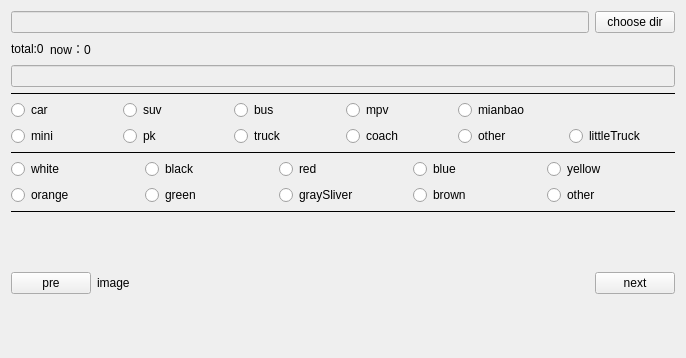
<?xml version="1.0" encoding="UTF-8"?>
<ui version="4.0">
 <class>Widget</class>
 <widget class="QWidget" name="Widget">
  <property name="geometry">
   <rect>
    <x>0</x>
    <y>0</y>
    <width>686</width>
    <height>358</height>
   </rect>
  </property>
  <property name="windowTitle">
   <string>Widget</string>
  </property>
  <layout class="QVBoxLayout" name="verticalLayout_3">
   <item>
    <layout class="QHBoxLayout" name="horizontalLayout">
     <item>
      <widget class="QLineEdit" name="leDirName">
       <property name="enabled">
        <bool>false</bool>
       </property>
      </widget>
     </item>
     <item>
      <widget class="QPushButton" name="pbChooseDir">
       <property name="text">
        <string>choose dir</string>
       </property>
      </widget>
     </item>
    </layout>
   </item>
   <item>
    <layout class="QHBoxLayout" name="horizontalLayout_2">
     <item>
      <widget class="QLabel" name="label_total">
       <property name="text">
        <string>total:0</string>
       </property>
      </widget>
     </item>
     <item>
      <widget class="QLabel" name="label_now">
       <property name="text">
        <string>now：0</string>
       </property>
      </widget>
     </item>
     <item>
      <spacer name="horizontalSpacer">
       <property name="orientation">
        <enum>Qt::Horizontal</enum>
       </property>
       <property name="sizeHint" stdset="0">
        <size>
         <width>40</width>
         <height>20</height>
        </size>
       </property>
      </spacer>
     </item>
    </layout>
   </item>
   <item>
    <widget class="QLineEdit" name="leFileName">
     <property name="enabled">
      <bool>false</bool>
     </property>
    </widget>
   </item>
   <item>
    <widget class="QLabel" name="label_2">
     <property name="maximumSize">
      <size>
       <width>16777215</width>
       <height>1</height>
      </size>
     </property>
     <property name="styleSheet">
      <string notr="true">background:black</string>
     </property>
     <property name="text">
      <string/>
     </property>
    </widget>
   </item>
   <item>
    <layout class="QGridLayout" name="gridLayout_2">
     <item row="0" column="4">
      <widget class="QRadioButton" name="radioButton_4">
       <property name="text">
        <string>mianbao</string>
       </property>
      </widget>
     </item>
     <item row="1" column="3">
      <widget class="QRadioButton" name="radioButton_8">
       <property name="text">
        <string>coach</string>
       </property>
      </widget>
     </item>
     <item row="1" column="1">
      <widget class="QRadioButton" name="radioButton_6">
       <property name="text">
        <string>pk</string>
       </property>
      </widget>
     </item>
     <item row="1" column="0">
      <widget class="QRadioButton" name="radioButton_5">
       <property name="text">
        <string>mini</string>
       </property>
      </widget>
     </item>
     <item row="1" column="2">
      <widget class="QRadioButton" name="radioButton_7">
       <property name="text">
        <string>truck</string>
       </property>
      </widget>
     </item>
     <item row="1" column="4">
      <widget class="QRadioButton" name="radioButton_9">
       <property name="text">
        <string>other</string>
       </property>
      </widget>
     </item>
     <item row="0" column="2">
      <widget class="QRadioButton" name="radioButton_2">
       <property name="text">
        <string>bus</string>
       </property>
      </widget>
     </item>
     <item row="0" column="3">
      <widget class="QRadioButton" name="radioButton_3">
       <property name="text">
        <string>mpv</string>
       </property>
      </widget>
     </item>
     <item row="0" column="0">
      <widget class="QRadioButton" name="radioButton_0">
       <property name="text">
        <string>car</string>
       </property>
       <property name="checked">
        <bool>false</bool>
       </property>
      </widget>
     </item>
     <item row="0" column="1">
      <widget class="QRadioButton" name="radioButton_1">
       <property name="text">
        <string>suv</string>
       </property>
      </widget>
     </item>
     <item row="1" column="5">
      <widget class="QRadioButton" name="radioButton">
       <property name="text">
        <string>littleTruck</string>
       </property>
      </widget>
     </item>
    </layout>
   </item>
   <item>
    <widget class="QLabel" name="label">
     <property name="maximumSize">
      <size>
       <width>16777215</width>
       <height>1</height>
      </size>
     </property>
     <property name="styleSheet">
      <string notr="true">background:black</string>
     </property>
     <property name="text">
      <string/>
     </property>
    </widget>
   </item>
   <item>
    <layout class="QGridLayout" name="gridLayout">
     <item row="0" column="0">
      <widget class="QRadioButton" name="radioButton_10">
       <property name="text">
        <string>white</string>
       </property>
      </widget>
     </item>
     <item row="0" column="1">
      <widget class="QRadioButton" name="radioButton_11">
       <property name="text">
        <string>black</string>
       </property>
      </widget>
     </item>
     <item row="0" column="2">
      <widget class="QRadioButton" name="radioButton_12">
       <property name="text">
        <string>red</string>
       </property>
      </widget>
     </item>
     <item row="0" column="3">
      <widget class="QRadioButton" name="radioButton_13">
       <property name="text">
        <string>blue</string>
       </property>
      </widget>
     </item>
     <item row="0" column="4">
      <widget class="QRadioButton" name="radioButton_14">
       <property name="text">
        <string>yellow</string>
       </property>
      </widget>
     </item>
     <item row="1" column="0">
      <widget class="QRadioButton" name="radioButton_15">
       <property name="text">
        <string>orange</string>
       </property>
      </widget>
     </item>
     <item row="1" column="1">
      <widget class="QRadioButton" name="radioButton_16">
       <property name="text">
        <string>green</string>
       </property>
      </widget>
     </item>
     <item row="1" column="2">
      <widget class="QRadioButton" name="radioButton_17">
       <property name="text">
        <string>graySliver</string>
       </property>
      </widget>
     </item>
     <item row="1" column="3">
      <widget class="QRadioButton" name="radioButton_18">
       <property name="text">
        <string>brown</string>
       </property>
      </widget>
     </item>
     <item row="1" column="4">
      <widget class="QRadioButton" name="radioButton_19">
       <property name="text">
        <string>other</string>
       </property>
      </widget>
     </item>
    </layout>
   </item>
   <item>
    <widget class="QLabel" name="label_3">
     <property name="maximumSize">
      <size>
       <width>16777215</width>
       <height>1</height>
      </size>
     </property>
     <property name="styleSheet">
      <string notr="true">background:black</string>
     </property>
     <property name="text">
      <string/>
     </property>
    </widget>
   </item>
   <item>
    <layout class="QHBoxLayout" name="horizontalLayout_3" stretch="1,10,1">
     <item>
      <layout class="QVBoxLayout" name="verticalLayout">
       <item>
        <spacer name="verticalSpacer">
         <property name="orientation">
          <enum>Qt::Vertical</enum>
         </property>
         <property name="sizeHint" stdset="0">
          <size>
           <width>20</width>
           <height>40</height>
          </size>
         </property>
        </spacer>
       </item>
       <item>
        <widget class="QPushButton" name="pbPre">
         <property name="text">
          <string>pre</string>
         </property>
        </widget>
       </item>
       <item>
        <spacer name="verticalSpacer_2">
         <property name="orientation">
          <enum>Qt::Vertical</enum>
         </property>
         <property name="sizeHint" stdset="0">
          <size>
           <width>20</width>
           <height>40</height>
          </size>
         </property>
        </spacer>
       </item>
      </layout>
     </item>
     <item>
      <widget class="QLabel" name="imageLabel">
       <property name="text">
        <string>image</string>
       </property>
      </widget>
     </item>
     <item>
      <layout class="QVBoxLayout" name="verticalLayout_2">
       <item>
        <spacer name="verticalSpacer_3">
         <property name="orientation">
          <enum>Qt::Vertical</enum>
         </property>
         <property name="sizeHint" stdset="0">
          <size>
           <width>20</width>
           <height>40</height>
          </size>
         </property>
        </spacer>
       </item>
       <item>
        <widget class="QPushButton" name="pbNext">
         <property name="text">
          <string>next</string>
         </property>
        </widget>
       </item>
       <item>
        <spacer name="verticalSpacer_4">
         <property name="orientation">
          <enum>Qt::Vertical</enum>
         </property>
         <property name="sizeHint" stdset="0">
          <size>
           <width>20</width>
           <height>40</height>
          </size>
         </property>
        </spacer>
       </item>
      </layout>
     </item>
    </layout>
   </item>
  </layout>
 </widget>
 <layoutdefault spacing="6" margin="11"/>
 <resources/>
 <connections/>
</ui>
